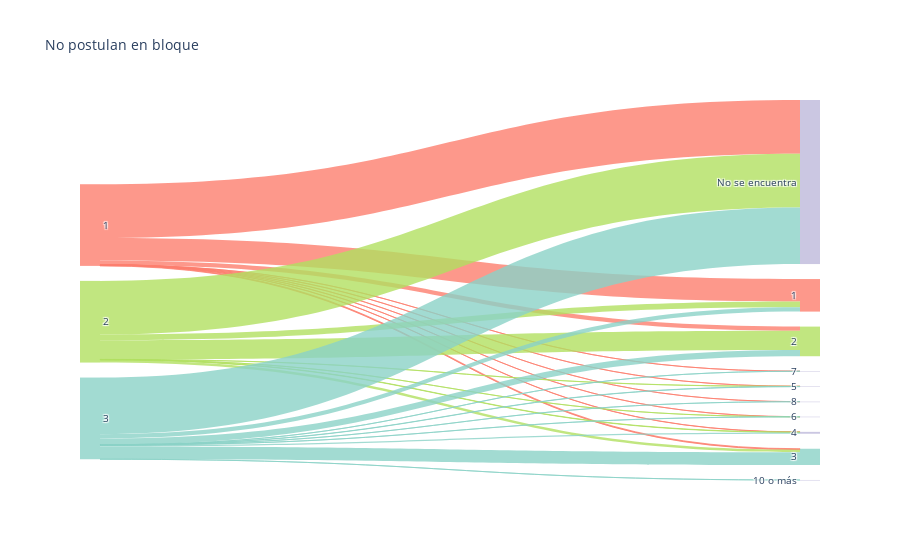

Here is the notebook cell this chart was saved with:
### Markdown cell above
#### No postulan en bloque

### Code cell
import plotly.graph_objects as go

fig = go.Figure(data=[go.Sankey(
node = dict(
 pad = 15,
 thickness = 20,
 line = dict( width = 0),
 label = ["1", "2", "3", "1", "2", "3", "4", "5", "6", "7", "8", "9", "10 o más", "No se encuentra"],
 color = ["rgba(253,127,111, 0.8)", "rgba(178,224,97,0.8)", "rgba(139,211,199,0.8)", "rgba(253,127,111,0.8)", "rgba(178,224,97,0.8)", "rgba(139,211,199,0.8)", "rgba(190,185,219,0.8)", "rgba(190,185,219,0.8)", "rgba(190,185,219,0.8)", "rgba(190,185,219,0.8)", "rgba(190,185,219,0.8)", "rgba(190,185,219,0.8)","rgba(190,185,219,0.8)","rgba(190,185,219,0.8)","rgba(190,185,219,0.8)","rgba(190,185,219,0.8)"]
 ),
link = dict(
 source = [0, 0, 0, 0, 0, 0, 0, 0,  0,    1, 1, 1, 1, 1, 1, 1,     2, 2, 2, 2, 2, 2, 2,  2,  2,  2],
 target = [3, 4, 5, 6, 7, 8, 9, 10, 13,   3, 4, 5, 6, 7, 8, 13,    3, 4, 5, 6, 7, 8, 9, 10, 12, 13],
 value =  [2070, 378, 81, 14, 8, 2, 1, 1, 4952, 525, 1765, 240, 34, 13, 4, 4926, 397, 580, 1172, 125, 19, 8, 1, 2, 1, 5202],
 color = [ "rgba(253,127,111,0.8)", "rgba(253,127,111,0.8)", "rgba(253,127,111, 0.8)", "rgba(253,127,111, 0.8)", "rgba(253,127,111, 0.8)", "rgba(253,127,111, 0.8)", "rgba(253,127,111, 0.8)", "rgba(253,127,111, 0.8)", "rgba(253,127,111, 0.8)", "rgba(178,224,97, 0.8)", "rgba(178,224,97, 0.8)", "rgba(178,224,97, 0.8)", "rgba(178,224,97, 0.8)", "rgba(178,224,97, 0.8)", "rgba(178,224,97, 0.8)", "rgba(178,224,97, 0.8)", "rgba(139,211,199, 0.8)", "rgba(139,211,199, 0.8)", "rgba(139,211,199, 0.8)", "rgba(139,211,199, 0.8)", "rgba(139,211,199, 0.8)", "rgba(139,211,199, 0.8)", "rgba(139,211,199, 0.8)", "rgba(139,211,199, 0.8)", "rgba(139,211,199, 0.8)", "rgba(139,211,199, 0.8)"  ]
 ))])
#Adding a title & showing the figure (Optional)
fig.update_layout(title_text="No postulan en bloque", font_size=10)
fig.show()

### Figure 1 — Plotly figure (JSON) as saved in the notebook; plotly's stock layout.template omitted (floating-point values rounded to 4 significant figures)
{"data": [{"link": {"color": ["rgba(253,127,111,0.8)", "rgba(253,127,111,0.8)", "rgba(253,127,111, 0.8)", "rgba(253,127,111, 0.8)", "rgba(253,127,111, 0.8)", "rgba(253,127,111, 0.8)", "rgba(253,127,111, 0.8)", "rgba(253,127,111, 0.8)", "rgba(253,127,111, 0.8)", "rgba(178,224,97, 0.8)", "rgba(178,224,97, 0.8)", "rgba(178,224,97, 0.8)", "rgba(178,224,97, 0.8)", "rgba(178,224,97, 0.8)", "rgba(178,224,97, 0.8)", "rgba(178,224,97, 0.8)", "rgba(139,211,199, 0.8)", "rgba(139,211,199, 0.8)", "rgba(139,211,199, 0.8)", "rgba(139,211,199, 0.8)", "rgba(139,211,199, 0.8)", "rgba(139,211,199, 0.8)", "rgba(139,211,199, 0.8)", "rgba(139,211,199, 0.8)", "rgba(139,211,199, 0.8)", "rgba(139,211,199, 0.8)"], "source": [0, 0, 0, 0, 0, 0, 0, 0, 0, 1, 1, 1, 1, 1, 1, 1, 2, 2, 2, 2, 2, 2, 2, 2, 2, 2], "target": [3, 4, 5, 6, 7, 8, 9, 10, 13, 3, 4, 5, 6, 7, 8, 13, 3, 4, 5, 6, 7, 8, 9, 10, 12, 13], "value": [2070, 378, 81, 14, 8, 2, 1, 1, 4952, 525, 1765, 240, 34, 13, 4, 4926, 397, 580, 1172, 125, 19, 8, 1, 2, 1, 5202]}, "node": {"color": ["rgba(253,127,111, 0.8)", "rgba(178,224,97,0.8)", "rgba(139,211,199,0.8)", "rgba(253,127,111,0.8)", "rgba(178,224,97,0.8)", "rgba(139,211,199,0.8)", "rgba(190,185,219,0.8)", "rgba(190,185,219,0.8)", "rgba(190,185,219,0.8)", "rgba(190,185,219,0.8)", "rgba(190,185,219,0.8)", "rgba(190,185,219,0.8)", "rgba(190,185,219,0.8)", "rgba(190,185,219,0.8)", "rgba(190,185,219,0.8)", "rgba(190,185,219,0.8)"], "label": ["1", "2", "3", "1", "2", "3", "4", "5", "6", "7", "8", "9", "10 o más", "No se encuentra"], "line": {"width": 0}, "pad": 15, "thickness": 20}, "type": "sankey"}], "layout": {"font": {"size": 10}, "title": {"text": "No postulan en bloque"}}}
